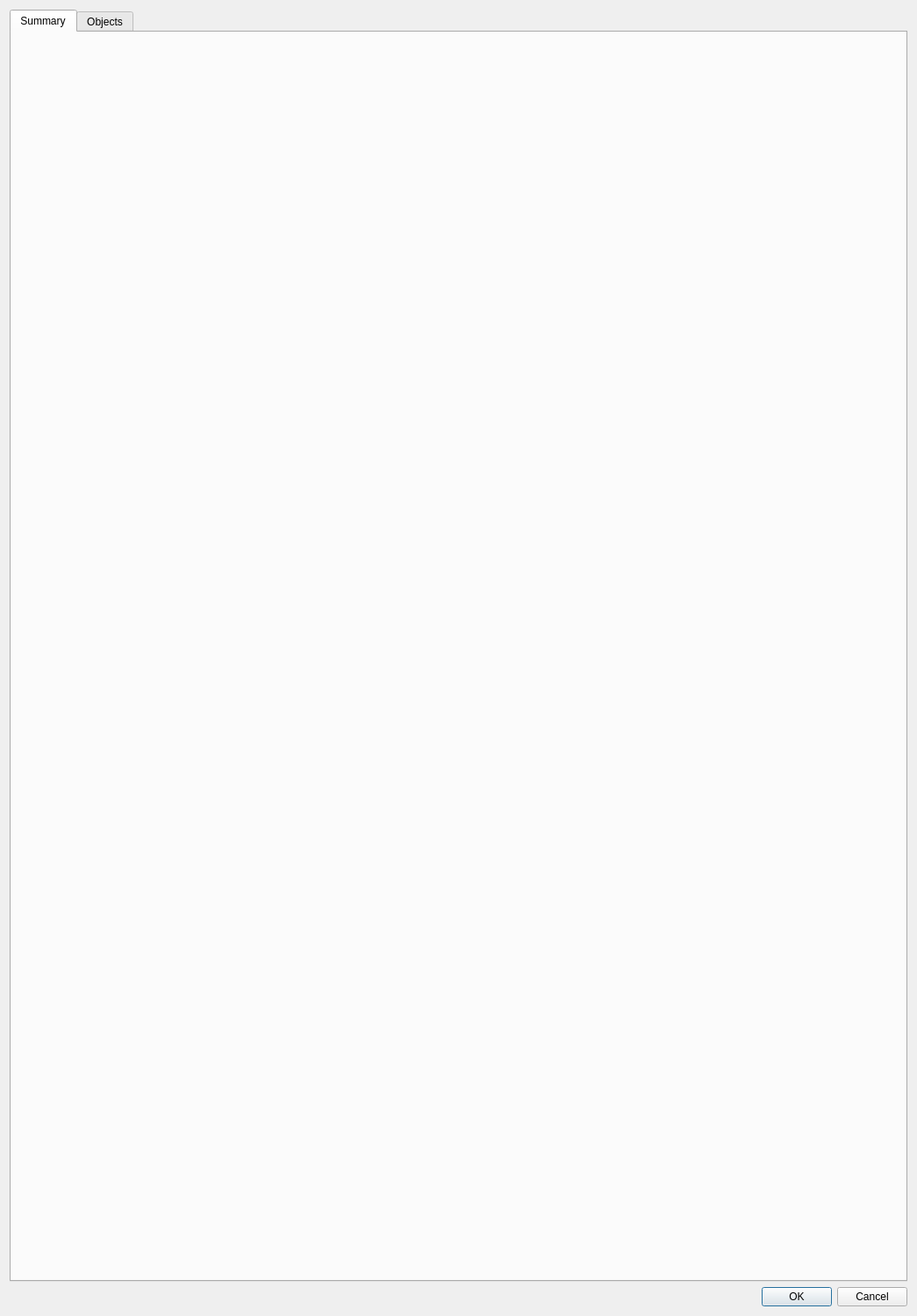
<?xml version="1.0" encoding="UTF-8"?>
<ui version="4.0">
 <class>Dialog</class>
 <widget class="QDialog" name="Dialog">
  <property name="geometry">
   <rect>
    <x>0</x>
    <y>0</y>
    <width>1045</width>
    <height>1500</height>
   </rect>
  </property>
  <property name="windowTitle">
   <string>Dialog</string>
  </property>
  <layout class="QVBoxLayout" name="verticalLayout">
   <item>
    <widget class="QTabWidget" name="tabWidget">
     <property name="currentIndex">
      <number>0</number>
     </property>
     <widget class="QWidget" name="tab">
      <attribute name="title">
       <string>Summary</string>
      </attribute>
      <layout class="QHBoxLayout" name="horizontalLayout">
       <item>
        <widget class="QsciScintilla" name="textEdit">
         <property name="toolTip">
          <string/>
         </property>
         <property name="whatsThis">
          <string/>
         </property>
        </widget>
       </item>
      </layout>
     </widget>
     <widget class="QWidget" name="tafd">
      <attribute name="title">
       <string>Objects</string>
      </attribute>
      <layout class="QHBoxLayout" name="horizontalLayout_9" stretch="1,3">
       <property name="spacing">
        <number>9</number>
       </property>
       <property name="leftMargin">
        <number>9</number>
       </property>
       <item>
        <layout class="QVBoxLayout" name="verticalLayout_2" stretch="0,0">
         <property name="spacing">
          <number>4</number>
         </property>
         <property name="sizeConstraint">
          <enum>QLayout::SetFixedSize</enum>
         </property>
         <item>
          <widget class="QListView" name="listView">
           <property name="enabled">
            <bool>true</bool>
           </property>
           <property name="maximumSize">
            <size>
             <width>300</width>
             <height>16777215</height>
            </size>
           </property>
          </widget>
         </item>
         <item>
          <layout class="QHBoxLayout" name="_2">
           <property name="sizeConstraint">
            <enum>QLayout::SetFixedSize</enum>
           </property>
           <item>
            <spacer name="horizontalSpacer">
             <property name="orientation">
              <enum>Qt::Horizontal</enum>
             </property>
             <property name="sizeHint" stdset="0">
              <size>
               <width>40</width>
               <height>20</height>
              </size>
             </property>
            </spacer>
           </item>
           <item>
            <widget class="QPushButton" name="pushButton_2">
             <property name="text">
              <string/>
             </property>
             <property name="icon">
              <iconset resource="src/theme.qrc">
               <normaloff>:/icons/tango/16x16/list-remove.png</normaloff>:/icons/tango/16x16/list-remove.png</iconset>
             </property>
             <property name="flat">
              <bool>true</bool>
             </property>
            </widget>
           </item>
           <item>
            <widget class="QPushButton" name="pushButton">
             <property name="text">
              <string/>
             </property>
             <property name="icon">
              <iconset resource="src/theme.qrc">
               <normaloff>:/icons/tango/16x16/list-add.png</normaloff>:/icons/tango/16x16/list-add.png</iconset>
             </property>
             <property name="checkable">
              <bool>false</bool>
             </property>
             <property name="checked">
              <bool>false</bool>
             </property>
             <property name="default">
              <bool>false</bool>
             </property>
             <property name="flat">
              <bool>true</bool>
             </property>
            </widget>
           </item>
          </layout>
         </item>
        </layout>
       </item>
       <item>
        <widget class="QScrollArea" name="scrollArea">
         <property name="frameShape">
          <enum>QFrame::Box</enum>
         </property>
         <property name="frameShadow">
          <enum>QFrame::Plain</enum>
         </property>
         <property name="verticalScrollBarPolicy">
          <enum>Qt::ScrollBarAlwaysOn</enum>
         </property>
         <property name="widgetResizable">
          <bool>false</bool>
         </property>
         <widget class="QWidget" name="scrollAreaWidgetContents">
          <property name="geometry">
           <rect>
            <x>0</x>
            <y>0</y>
            <width>732</width>
            <height>1388</height>
           </rect>
          </property>
          <layout class="QVBoxLayout" name="verticalLayout_8">
           <item>
            <widget class="QGroupBox" name="groupBox">
             <property name="title">
              <string>General</string>
             </property>
             <layout class="QGridLayout" name="gridLayout_2">
              <item row="0" column="0">
               <layout class="QHBoxLayout" name="horizontalLayout_2">
                <item>
                 <widget class="QLabel" name="lblName">
                  <property name="text">
                   <string>Name:</string>
                  </property>
                 </widget>
                </item>
                <item>
                 <widget class="QLineEdit" name="editName"/>
                </item>
               </layout>
              </item>
              <item row="1" column="0">
               <layout class="QHBoxLayout" name="horizontalLayout_3">
                <item>
                 <widget class="QLabel" name="lblMesh">
                  <property name="text">
                   <string>Mesh:</string>
                  </property>
                 </widget>
                </item>
                <item>
                 <widget class="QLineEdit" name="lineEdit_5"/>
                </item>
                <item>
                 <widget class="QPushButton" name="pushButton_3">
                  <property name="text">
                   <string/>
                  </property>
                  <property name="icon">
                   <iconset resource="src/theme.qrc">
                    <normaloff>:/icons/tango/16x16/system-search.png</normaloff>:/icons/tango/16x16/system-search.png</iconset>
                  </property>
                 </widget>
                </item>
               </layout>
              </item>
             </layout>
             <zorder></zorder>
             <zorder></zorder>
             <zorder></zorder>
             <zorder></zorder>
            </widget>
           </item>
           <item>
            <widget class="QGroupBox" name="groupBox_2">
             <property name="title">
              <string>Material</string>
             </property>
             <layout class="QVBoxLayout" name="verticalLayout_7">
              <item>
               <layout class="QGridLayout" name="gridLayout">
                <item row="0" column="0">
                 <widget class="QLabel" name="lblMaterial">
                  <property name="text">
                   <string>Region:</string>
                  </property>
                 </widget>
                </item>
                <item row="0" column="1">
                 <widget class="QComboBox" name="comboBox"/>
                </item>
                <item row="1" column="0">
                 <widget class="QLabel" name="lblIndexGroup_2">
                  <property name="text">
                   <string>IndexGroup:</string>
                  </property>
                 </widget>
                </item>
                <item row="1" column="1">
                 <widget class="QLineEdit" name="lineEdit_6"/>
                </item>
                <item row="1" column="2">
                 <widget class="QPushButton" name="pushButton_5">
                  <property name="text">
                   <string/>
                  </property>
                  <property name="icon">
                   <iconset resource="src/theme.qrc">
                    <normaloff>:/icons/tango/16x16/system-search.png</normaloff>:/icons/tango/16x16/system-search.png</iconset>
                  </property>
                 </widget>
                </item>
                <item row="2" column="0">
                 <widget class="QLabel" name="lblElement">
                  <property name="text">
                   <string>Element</string>
                  </property>
                 </widget>
                </item>
                <item row="2" column="1">
                 <widget class="QComboBox" name="cboElements">
                  <property name="duplicatesEnabled">
                   <bool>false</bool>
                  </property>
                  <property name="frame">
                   <bool>true</bool>
                  </property>
                 </widget>
                </item>
                <item row="3" column="1">
                 <widget class="QCheckBox" name="checkMaterialRegionElementActive">
                  <property name="text">
                   <string>Activate</string>
                  </property>
                 </widget>
                </item>
               </layout>
              </item>
              <item>
               <widget class="QTableView" name="tableView_4"/>
              </item>
             </layout>
            </widget>
           </item>
           <item>
            <widget class="QGroupBox" name="groupBox_3">
             <property name="title">
              <string>Constraints</string>
             </property>
             <layout class="QVBoxLayout" name="verticalLayout_6">
              <item>
               <widget class="QTableView" name="tableView_6"/>
              </item>
              <item>
               <layout class="QHBoxLayout" name="horizontalLayout_8">
                <item>
                 <spacer name="horizontalSpacer_4">
                  <property name="orientation">
                   <enum>Qt::Horizontal</enum>
                  </property>
                  <property name="sizeHint" stdset="0">
                   <size>
                    <width>40</width>
                    <height>20</height>
                   </size>
                  </property>
                 </spacer>
                </item>
                <item>
                 <widget class="QPushButton" name="pushButton_9">
                  <property name="text">
                   <string/>
                  </property>
                  <property name="icon">
                   <iconset resource="src/theme.qrc">
                    <normaloff>:/icons/tango/16x16/list-remove.png</normaloff>:/icons/tango/16x16/list-remove.png</iconset>
                  </property>
                  <property name="flat">
                   <bool>true</bool>
                  </property>
                 </widget>
                </item>
                <item>
                 <widget class="QPushButton" name="pushButton_10">
                  <property name="text">
                   <string/>
                  </property>
                  <property name="icon">
                   <iconset resource="src/theme.qrc">
                    <normaloff>:/icons/tango/16x16/list-add.png</normaloff>:/icons/tango/16x16/list-add.png</iconset>
                  </property>
                  <property name="checkable">
                   <bool>false</bool>
                  </property>
                  <property name="checked">
                   <bool>false</bool>
                  </property>
                  <property name="default">
                   <bool>false</bool>
                  </property>
                  <property name="flat">
                   <bool>true</bool>
                  </property>
                 </widget>
                </item>
               </layout>
              </item>
             </layout>
            </widget>
           </item>
           <item>
            <widget class="QGroupBox" name="groupBox_5">
             <property name="title">
              <string>Sets</string>
             </property>
             <layout class="QVBoxLayout" name="verticalLayout_5">
              <item>
               <widget class="QTabWidget" name="tabSets">
                <property name="currentIndex">
                 <number>0</number>
                </property>
                <widget class="QWidget" name="tab_2">
                 <attribute name="title">
                  <string>nodes</string>
                 </attribute>
                 <layout class="QVBoxLayout" name="verticalLayout_4">
                  <item>
                   <widget class="QTableView" name="tableView_2"/>
                  </item>
                 </layout>
                </widget>
                <widget class="QWidget" name="tab_3">
                 <attribute name="title">
                  <string>surface</string>
                 </attribute>
                 <layout class="QHBoxLayout" name="horizontalLayout_5">
                  <item>
                   <widget class="QTableView" name="tableView_3"/>
                  </item>
                 </layout>
                </widget>
                <widget class="QWidget" name="tab_4">
                 <attribute name="title">
                  <string>elements</string>
                 </attribute>
                 <layout class="QHBoxLayout" name="horizontalLayout_6">
                  <item>
                   <widget class="QTableView" name="tableView"/>
                  </item>
                 </layout>
                </widget>
               </widget>
              </item>
              <item>
               <layout class="QHBoxLayout" name="horizontalLayout_7">
                <item>
                 <spacer name="horizontalSpacer_3">
                  <property name="orientation">
                   <enum>Qt::Horizontal</enum>
                  </property>
                  <property name="sizeHint" stdset="0">
                   <size>
                    <width>40</width>
                    <height>20</height>
                   </size>
                  </property>
                 </spacer>
                </item>
                <item>
                 <widget class="QPushButton" name="pushButton_7">
                  <property name="text">
                   <string/>
                  </property>
                  <property name="icon">
                   <iconset resource="src/theme.qrc">
                    <normaloff>:/icons/tango/16x16/list-remove.png</normaloff>:/icons/tango/16x16/list-remove.png</iconset>
                  </property>
                  <property name="flat">
                   <bool>true</bool>
                  </property>
                 </widget>
                </item>
                <item>
                 <widget class="QPushButton" name="pushButton_8">
                  <property name="text">
                   <string/>
                  </property>
                  <property name="icon">
                   <iconset resource="src/theme.qrc">
                    <normaloff>:/icons/tango/16x16/list-add.png</normaloff>:/icons/tango/16x16/list-add.png</iconset>
                  </property>
                  <property name="checkable">
                   <bool>false</bool>
                  </property>
                  <property name="checked">
                   <bool>false</bool>
                  </property>
                  <property name="default">
                   <bool>false</bool>
                  </property>
                  <property name="flat">
                   <bool>true</bool>
                  </property>
                 </widget>
                </item>
               </layout>
              </item>
             </layout>
            </widget>
           </item>
           <item>
            <widget class="QGroupBox" name="groupBox_4">
             <property name="title">
              <string>Output</string>
             </property>
             <layout class="QVBoxLayout" name="verticalLayout_3">
              <item>
               <widget class="QTableView" name="tableOutput"/>
              </item>
              <item>
               <layout class="QHBoxLayout" name="horizontalLayout_4">
                <item>
                 <spacer name="horizontalSpacer_2">
                  <property name="orientation">
                   <enum>Qt::Horizontal</enum>
                  </property>
                  <property name="sizeHint" stdset="0">
                   <size>
                    <width>40</width>
                    <height>20</height>
                   </size>
                  </property>
                 </spacer>
                </item>
                <item>
                 <widget class="QPushButton" name="pushButton_4">
                  <property name="text">
                   <string/>
                  </property>
                  <property name="icon">
                   <iconset resource="src/theme.qrc">
                    <normaloff>:/icons/tango/16x16/list-remove.png</normaloff>:/icons/tango/16x16/list-remove.png</iconset>
                  </property>
                  <property name="flat">
                   <bool>true</bool>
                  </property>
                 </widget>
                </item>
                <item>
                 <widget class="QPushButton" name="pushButton_6">
                  <property name="text">
                   <string/>
                  </property>
                  <property name="icon">
                   <iconset resource="src/theme.qrc">
                    <normaloff>:/icons/tango/16x16/list-add.png</normaloff>:/icons/tango/16x16/list-add.png</iconset>
                  </property>
                  <property name="checkable">
                   <bool>false</bool>
                  </property>
                  <property name="checked">
                   <bool>false</bool>
                  </property>
                  <property name="default">
                   <bool>false</bool>
                  </property>
                  <property name="flat">
                   <bool>true</bool>
                  </property>
                 </widget>
                </item>
               </layout>
              </item>
             </layout>
            </widget>
           </item>
          </layout>
         </widget>
        </widget>
       </item>
      </layout>
     </widget>
    </widget>
   </item>
   <item>
    <widget class="QDialogButtonBox" name="buttonBox">
     <property name="orientation">
      <enum>Qt::Horizontal</enum>
     </property>
     <property name="standardButtons">
      <set>QDialogButtonBox::Cancel|QDialogButtonBox::Ok</set>
     </property>
    </widget>
   </item>
  </layout>
 </widget>
 <customwidgets>
  <customwidget>
   <class>QsciScintilla</class>
   <extends>QFrame</extends>
   <header>Qsci/qsciscintilla.h</header>
  </customwidget>
 </customwidgets>
 <resources>
  <include location="src/theme.qrc"/>
 </resources>
 <connections>
  <connection>
   <sender>buttonBox</sender>
   <signal>accepted()</signal>
   <receiver>Dialog</receiver>
   <slot>accept()</slot>
   <hints>
    <hint type="sourcelabel">
     <x>248</x>
     <y>254</y>
    </hint>
    <hint type="destinationlabel">
     <x>157</x>
     <y>274</y>
    </hint>
   </hints>
  </connection>
  <connection>
   <sender>buttonBox</sender>
   <signal>rejected()</signal>
   <receiver>Dialog</receiver>
   <slot>reject()</slot>
   <hints>
    <hint type="sourcelabel">
     <x>316</x>
     <y>260</y>
    </hint>
    <hint type="destinationlabel">
     <x>286</x>
     <y>274</y>
    </hint>
   </hints>
  </connection>
 </connections>
</ui>
